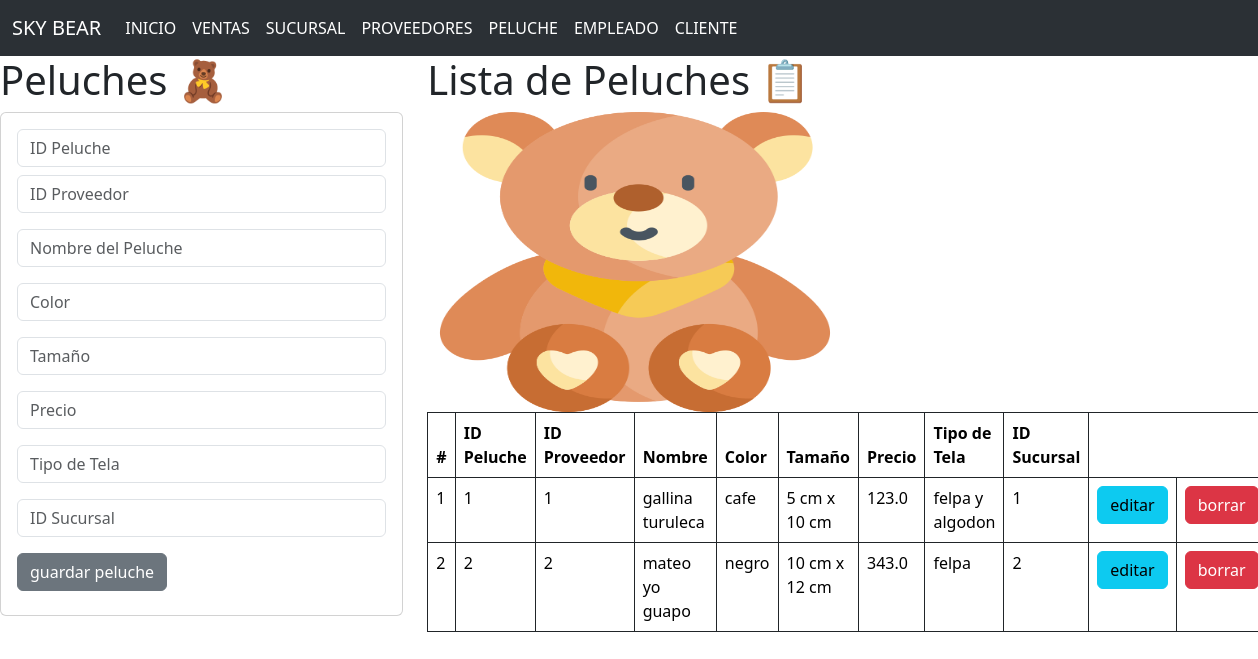
The app's page /peluche with its own data.
### peluches_app/models.py (models this page shows)
class Peluche(models.Model):
    idpeluche=models.CharField(primary_key=True,max_length=6)
    idproveedor=models.CharField(max_length=6)
    nombre=models.CharField(max_length=20)
    color=models.CharField(max_length=20)
    tamaño=models.CharField(max_length=50)
    precio=models.FloatField()
    tipotela=models.CharField(max_length=20)
    idsucursal=models.CharField(max_length=6)

### peluches_app/views.py (the view)
# urls.py: path('peluche',views.inicio_vistaPeluche,name='peluche'),
def inicio_vistaPeluche(request):
    peluchitos=Peluche.objects.all()
    return render (request,'gestionarPeluche.html',{'misPeluches':peluchitos})

### peluches_app/templates/gestionarPeluche.html
{% extends "base2.html" %}
{% block cuerpo %}
{% load static %}
<div class="row">
    <div class="col-sm-12 col-md-4 col-lg-4 col-xl-4">
    <h1>Peluches 🧸</h1>
    <div class="card">
        <div class="card-body">
            <form action="registrarPeluche/" method="POST"> {% csrf_token %}
                <div class="form-group">
                    <input type="text" id="txtpeluche" name="txtpeluche" class="form-control" placeholder="ID Peluche" minlength="1" maxlength="6" required>
                </div>
                <div class="form-group py-2">
                    <input type="text" id="txtproveedor" name="txtproveedor" class="form-control" placeholder="ID Proveedor" minlength="1" maxlength="6" required>
                </div>
                <div class="form-group py-2">
                    <input type="text" id="txtnombre" name="txtnombre" class="form-control" placeholder="Nombre del Peluche" minlength="1" maxlength="20" required>
                </div>
                <div class="form-group py-2">
                    <input type="text" id="txtcolor" name="txtcolor" class="form-control" placeholder="Color" minlength="1" maxlength="20" required>
                </div>
                <div class="form-group py-2">
                    <input type="text" id="txtamaño" name="txtamaño" class="form-control" placeholder="Tamaño" minlength="1" maxlength="50" required>
                </div>
                <div class="form-group py-2">
                    <input type="text" id="txtprecio" name="txtprecio" class="form-control" placeholder="Precio" minlength="1" maxlength="10" required>
                </div>
                <div class="form-group py-2">
                    <input type="text" id="txtela" name="txtela" class="form-control" placeholder="Tipo de Tela" minlength="1" maxlength="20" required>
                </div>
                <div class="form-group py-2">
                    <input type="text" id="txtsucursal" name="txtsucursal" class="form-control" placeholder="ID Sucursal" minlength="1" maxlength="6" required>
                </div>
                <div class="form-group py-2">
                    <button type="submit" class="btn btn-secondary">guardar peluche</button>
                </div>
            </form>
        </div>
    </div>
    </div>
    <div class="col-sm-12 col-md-8 col-lg-8 col-xl-8">
    <h1>Lista de Peluches 📋</h1>
    <img class="w-50" src="{% static "img/peluche01.png" %}" alt="moras" width="100" height="300">
    <table class="table table-bordered border-dark">
        <thead>
        <tr>
            <th scope="col">#</th>
            <th scope="col">ID Peluche</th>
            <th scope="col">ID Proveedor</th>
            <th scope="col">Nombre</th>
            <th scope="col">Color</th>
            <th scope="col">Tamaño</th>
            <th scope="col">Precio</th>
            <th scope="col">Tipo de Tela</th>
            <th scope="col">ID Sucursal</th>
        </tr>
        </thead>
        <tbody>
            {% for p in misPeluches %}
            <tr>
                <td>{{ forloop.counter }}</td>
                <td>{{ p.idpeluche }}</td>
                <td>{{ p.idproveedor }}</td>
                <td>{{ p.nombre }}</td>
                <td>{{ p.color }}</td>
                <td>{{ p.tamaño }}</td>
                <td>{{ p.precio }}</td>
                <td>{{ p.tipotela }}</td>
                <td>{{ p.idsucursal }}</td>
                <td> <a href="seleccionarPeluche/{{p.idpeluche}}" class="btn btn-info">editar</a></td>
                <td> <a href="borrarPeluche/{{p.idpeluche}}" class="btn btn-danger">borrar</a></td>
            </tr>
            {% endfor %}
        </tbody>
    </table>
    </div>
</div>
{% endblock %}

### records on screen
Peluche: idpeluche "1", idproveedor "1", nombre "gallina turuleca", color "cafe", tamaño "5 cm x 10 cm", precio "123.0", tipotela "felpa y algodon", idsucursal "1"
Peluche: idpeluche "2", idproveedor "2", nombre "mateo yo guapo", color "negro", tamaño "10 cm x 12 cm", precio "343.0", tipotela "felpa", idsucursal "2"
